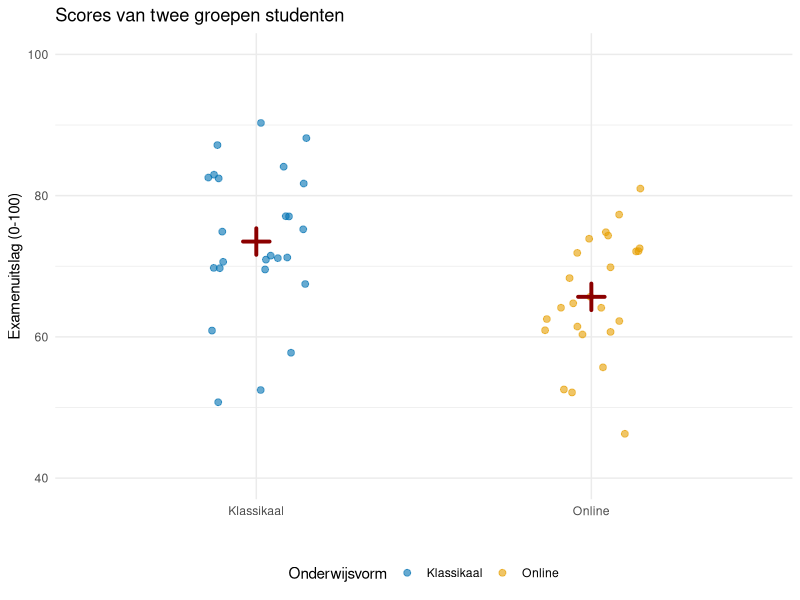
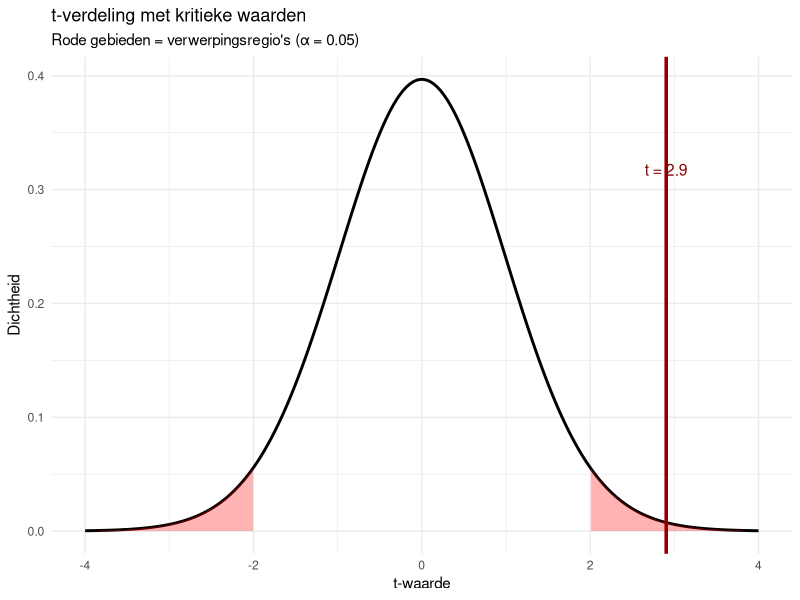

Source code (R) for these figures, in order:
## ---- chunk 1
library(tidyverse)
library(knitr)

# Voorbeelddata: twee groepen studenten
set.seed(42)

# Groep 1: studenten die klassikaal les kregen
Klassikaal <- tibble(
  Groep = "Klassikaal",
  Score = rnorm(25, mean = 72, sd = 8),
  ID = 1:25
)

# Groep 2: studenten die online les kregen
Online <- tibble(
  Groep = "Online",
  Score = rnorm(25, mean = 68, sd = 9),
  ID = 1:25
)

Data <- bind_rows(Klassikaal, Online)

# Bereken basisstatistieken
stats_summary <- Data %>%
  group_by(Groep) %>%
  summarise(
    n = n(),
    mean = mean(Score),
    sd = sd(Score),
    se = sd / sqrt(n),
    .groups = "drop"
  )

klassikaal_mean <- stats_summary %>% filter(Groep == "Klassikaal") %>% pull(mean)
klassikaal_sd <- stats_summary %>% filter(Groep == "Klassikaal") %>% pull(sd)
klassikaal_n <- stats_summary %>% filter(Groep == "Klassikaal") %>% pull(n)

online_mean <- stats_summary %>% filter(Groep == "Online") %>% pull(mean)
online_sd <- stats_summary %>% filter(Groep == "Online") %>% pull(sd)
online_n <- stats_summary %>% filter(Groep == "Online") %>% pull(n)

# Verschil in gemiddelden
verschil_gemiddelden <- klassikaal_mean - online_mean

# Gepoolde standaardafwijking (voor gelijke varianties)
sp_squared <- ((klassikaal_n - 1) * klassikaal_sd^2 + (online_n - 1) * online_sd^2) / (klassikaal_n + online_n - 2)
sp <- sqrt(sp_squared)

# Standaardfout van het verschil
se_verschil <- sp * sqrt(1/klassikaal_n + 1/online_n)

# t-waarde
t_waarde <- verschil_gemiddelden / se_verschil

# Vrijheidsgraden
df <- klassikaal_n + online_n - 2

# p-waarde (tweezijdig)
p_waarde <- 2 * (1 - pt(abs(t_waarde), df))

# Kritieke waarde bij alpha = 0.05
kritieke_waarde <- qt(0.975, df)

# Visualisaties

# Plot 1: Twee groepen als puntenwolk
P1 <- ggplot(Data, aes(x = Groep, y = Score, color = Groep)) +
  geom_jitter(width = 0.15, alpha = 0.6, size = 2) +
  geom_point(data = stats_summary, aes(x = Groep, y = mean),
             color = "darkred", size = 5, shape = 3, stroke = 2) +
  scale_color_manual(values = c("Klassikaal" = "#0072B2", "Online" = "#E69F00")) +
  theme_minimal() +
  labs(title = "Scores van twee groepen studenten",
       x = "", y = "Examenuitslag (0-100)",
       color = "Onderwijsvorm") +
  ylim(40, 100) +
  theme(legend.position = "bottom")

# Plot 2: Histogram + gemiddelden
P2 <- ggplot(Data, aes(x = Score, fill = Groep)) +
  geom_histogram(alpha = 0.6, bins = 8) +
  geom_vline(data = stats_summary, aes(xintercept = mean, color = Groep),
             linetype = "dashed", linewidth = 1.2) +
  scale_fill_manual(values = c("Klassikaal" = "#0072B2", "Online" = "#E69F00")) +
  scale_color_manual(values = c("Klassikaal" = "#0072B2", "Online" = "#E69F00")) +
  theme_minimal() +
  labs(title = "Verdeling van scores per groep",
       x = "Examenuitslag", y = "Frequentie",
       fill = "Onderwijsvorm", color = "Groep") +
  theme(legend.position = "bottom")

# Plot 3: t-verdeling met kritieke gebied
x_seq <- seq(-4, 4, length.out = 200)
y_seq <- dt(x_seq, df)

P3 <- ggplot(data = tibble(x = x_seq, y = y_seq), aes(x = x, y = y)) +
  geom_line(linewidth = 1) +
  geom_area(data = tibble(x = seq(-4, -kritieke_waarde, length.out = 100)) %>%
              mutate(y = dt(x, df)),
            aes(x = x, y = y), fill = "red", alpha = 0.3) +
  geom_area(data = tibble(x = seq(kritieke_waarde, 4, length.out = 100)) %>%
              mutate(y = dt(x, df)),
            aes(x = x, y = y), fill = "red", alpha = 0.3) +
  geom_vline(xintercept = t_waarde, color = "darkred", linetype = "solid", linewidth = 1.2) +
  theme_minimal() +
  labs(title = "t-verdeling met kritieke waarden",
       x = "t-waarde", y = "Dichtheid",
       subtitle = "Rode gebieden = verwerpingsregio's (α = 0.05)") +
  annotate("text", x = t_waarde, y = max(y_seq) * 0.8,
           label = paste("t =", round(t_waarde, 2)), color = "darkred", size = 4)

## ---- chunk 2
P1
## ---- chunk 3
# Zet de formule in een mooie layout
cat("De t-waarde wordt berekend als:\n\n")
cat("t = (M₁ - M₂) / SE(M₁ - M₂)\n\n")
cat("waarbij:\n")
cat("• M₁ en M₂ = de gemiddelden van groep 1 en groep 2\n")
cat("• SE(M₁ - M₂) = de standaardfout van het verschil in gemiddelden\n")
## ---- chunk 4
# Stap 1: Bereken basisstatistieken per groep
klassikaal_mean <- mean(Data$Score[Data$Groep == "Klassikaal"])
online_mean <- mean(Data$Score[Data$Groep == "Online"])
klassikaal_sd <- sd(Data$Score[Data$Groep == "Klassikaal"])
online_sd <- sd(Data$Score[Data$Groep == "Online"])
n1 <- 25
n2 <- 25

cat("Groep Klassikaal: M =", round(klassikaal_mean, 2), ", SD =", round(klassikaal_sd, 2), "\n")
cat("Groep Online:     M =", round(online_mean, 2), ", SD =", round(online_sd, 2), "\n")
cat("\nVerschil in gemiddelden: M₁ - M₂ =", round(klassikaal_mean - online_mean, 2))
## ---- chunk 5
# Stap 2: Gepoolde standaardafwijking berekenen
sp_squared <- ((n1 - 1) * klassikaal_sd^2 + (n2 - 1) * online_sd^2) / (n1 + n2 - 2)
sp <- sqrt(sp_squared)

cat("Gepoolde variantie: Sp² =", round(sp_squared, 2), "\n")
cat("Gepoolde standaardafwijking: Sp =", round(sp, 2), "\n")
## ---- chunk 6
# Stap 3: Standaardfout van het verschil berekenen
se_verschil <- sp * sqrt(1/n1 + 1/n2)

cat("SE(M₁ - M₂) = Sp × √(1/n₁ + 1/n₂)\n")
cat("SE(M₁ - M₂) =", round(sp, 2), "× √(1/25 + 1/25)\n")
cat("SE(M₁ - M₂) =", round(se_verschil, 2), "\n")
## ---- chunk 7
# Stap 4: t-waarde berekenen
t_waarde <- (klassikaal_mean - online_mean) / se_verschil
df <- n1 + n2 - 2

cat("t = (M₁ - M₂) / SE(M₁ - M₂)\n")
cat("t =", round(klassikaal_mean - online_mean, 2), "/", round(se_verschil, 2), "\n")
cat("t =", round(t_waarde, 3), "\n\n")
cat("Vrijheidsgraden: df = n₁ + n₂ - 2 = 25 + 25 - 2 =", df)
## ---- chunk 8
P3
